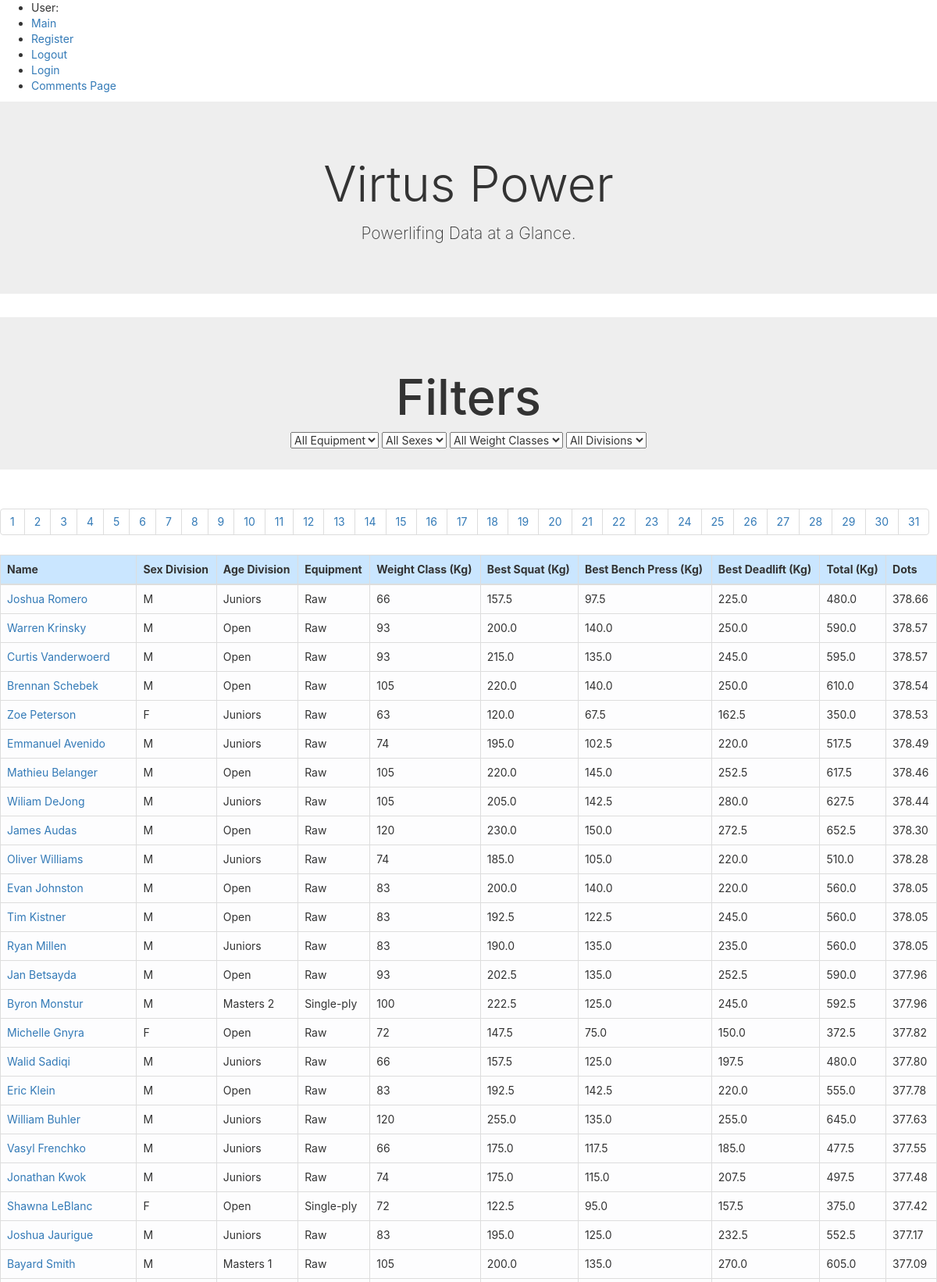
Page /php/public/index.php?page=7 (upper part) on the committed database.
### tables this page shows
CREATE TABLE `bcpa_powerlifting_database` (
  `Name` varchar(25) DEFAULT NULL,
  `Sex` varchar(1) DEFAULT NULL,
  `Event` varchar(3) DEFAULT NULL,
  `Equipment` varchar(10) DEFAULT NULL,
  `Division` varchar(11) DEFAULT NULL,
  `BodyweightKg` decimal(5,2) DEFAULT NULL,
  `WeightClassKg` varchar(4) DEFAULT NULL,
  `Best3SquatKg` decimal(4,1) DEFAULT NULL,
  `Best3BenchKg` decimal(4,1) DEFAULT NULL,
  `Best3DeadliftKg` decimal(4,1) DEFAULT NULL,
  `TotalKg` decimal(4,1) DEFAULT NULL,
  `Place` varchar(2) DEFAULT NULL,
  `Dots` decimal(5,2) DEFAULT NULL,
  `Wilks` decimal(5,2) DEFAULT NULL,
  `Glossbrenner` decimal(5,2) DEFAULT NULL,
  `Goodlift` decimal(5,2) DEFAULT NULL,
  `Tested` varchar(3) DEFAULT NULL,
  `Country` varchar(6) DEFAULT NULL,
  `State` varchar(2) DEFAULT NULL,
  `Federation` varchar(3) DEFAULT NULL,
  `ParentFederation` varchar(3) DEFAULT NULL,
  `Date` datetime DEFAULT NULL,
  `MeetCountry` varchar(6) DEFAULT NULL,
  `MeetState` varchar(2) DEFAULT NULL,
  `MeetTown` varchar(15) DEFAULT NULL,
  `MeetName` varchar(28) DEFAULT NULL,
  `Id` int(11) NOT NULL
);

### php/public/main_functions.php (the view, shortened to what this page needs)
<?php
function start_table()
{
    echo "<table class=\" table table-light table-bordered table-hover\" border=\"1\">\n";
    echo "<thead>
    <th>Name</th>
    <th>Sex Division</th>
    <th>Age Division</th>
    <th>Equipment</th>
    <th>Weight Class (Kg)</th>
    <th>Best Squat (Kg)</th>
    <th>Best Bench Press (Kg)</th>
    <th>Best Deadlift (Kg)</th>
    <th>Total (Kg)</th>
    <th>Dots</th></tr>
    </thead>";
}
function powerlifting_table($name, $seggs, $division, $equipment, $weightclass, $s, $b, $d, $total, $strcoefficient)
{
    echo "<tr";
    echo "><td>$name</td>
			<td>$seggs</td>
			<td>$division</td>
			<td>$equipment</td>
			<td>$weightclass</td>
			<td>$s</td>
            <td>$b</td>
            <td>$d</td>
            <td>$total</td>
            <td>$strcoefficient</td>
		</tr>";
}
function end_table()
{
    echo "</table>";
}

### php/public/index.php (shortened to what this page needs)
<?php
require_once('../private/initialize.php');
include '../private/header.php';
include 'main_functions.php';
?>
<div class="jumbotron jumbotron-fluid text-center">
    <div class="container-fluid">
        <h1 class="display-4">Virtus Power</h1>
        <p class="lead">Powerlifing Data at a Glance.</p>
    </div>
</div>
<?php
$results_per_page = 50;
$orderBy = 'ORDER BY Dots DESC';
$query = "SELECT * FROM bcpa_powerlifting_database WHERE 1 "  . $orderBy . "";
$result = mysqli_query($db, $query);
$number_of_results = mysqli_num_rows($result);
$number_of_pages = ceil($number_of_results / $results_per_page);
if (!isset($_GET['page'])) {
    $page = 1;
} else {
    $page = $_GET['page'];
}
$this_page_first_result = ($page - 1) * $results_per_page;
$query = "SELECT * FROM bcpa_powerlifting_database "  . $orderBy . " LIMIT $this_page_first_result, $results_per_page";
$result = mysqli_query($db, $query);
?>
<div class="jumbotron jumbotron-fluid text-center">
    <h1>Filters</h1>
    <div class=col-lg-12>
        <select name="equipment" id="equipment" class="select-filter">
            <option selected> All Equipment </option>
        </select>
        <select name="seggs" id="seggs" class="select-filter">
            <option selected> All Sexes </option>
        </select>
        <select name="weightclass" id="weightclass" class="select-filter">
            <option selected> All Weight Classes </option>
        </select>
        <select name="division" id="division" class="select-filter">
            <option selected> All Divisions </option>
        </select>
    </div>
</div>
<nav aria-label="Pagination">
    <ul class="pagination" id="pagination-change">
        <?php for ($page = 1; $page <= $number_of_pages; $page++) : ?>
            <li><a href="index.php?page=<?= $page; ?>" class="page-link"><?= $page; ?></a></li>
        <?php endfor; ?>
    </ul>
</nav>
<?php
echo "<div class=main-container container-fluid col-lg-12>";
start_table();
while ($row = mysqli_fetch_array($result)) {
    powerlifting_table("<a href=\"details.php?user_id={$row['Id']}\">$row[0]</a>", $row[1], $row[4], $row[3], $row[6], $row[7], $row[8], $row[9], $row[10], $row[12]);
}
end_table();
echo "</div>";
include 'footer.php';
?>

### css/main.css (style rules this page uses)
h1 { font-size: 30px; }
body, textarea, input { font-family: -apple-system, BlinkMacSystemFont, 'Segoe UI', Roboto, Oxygen, Ubuntu, Cantarell, 'Open Sans', 'Helvetica Neue', sans-serif !important; }
body { margin: 20px; }
.jumbotron { background-color: #cae6ff; }
thead { background-color: #cae6ff; }
a { color: #274472; }

### rows in the picture
bcpa_powerlifting_database: name "Joshua Romero", Sex "M", Division "Juniors", Equipment "Raw", WeightClassKg "66", Best3SquatKg "157.5", Best3BenchKg "97.5", Best3DeadliftKg "225.0", TotalKg "480.0", Dots "378.66"
bcpa_powerlifting_database: name "Warren Krinsky", Sex "M", Division "Open", Equipment "Raw", WeightClassKg "93", Best3SquatKg "200.0", Best3BenchKg "140.0", Best3DeadliftKg "250.0", TotalKg "590.0", Dots "378.57"
bcpa_powerlifting_database: name "Curtis Vanderwoerd", Sex "M", Division "Open", Equipment "Raw", WeightClassKg "93", Best3SquatKg "215.0", Best3BenchKg "135.0", Best3DeadliftKg "245.0", TotalKg "595.0", Dots "378.57"
bcpa_powerlifting_database: name "Brennan Schebek", Sex "M", Division "Open", Equipment "Raw", WeightClassKg "105", Best3SquatKg "220.0", Best3BenchKg "140.0", Best3DeadliftKg "250.0", TotalKg "610.0", Dots "378.54"
bcpa_powerlifting_database: name "Zoe Peterson", Sex "F", Division "Juniors", Equipment "Raw", WeightClassKg "63", Best3SquatKg "120.0", Best3BenchKg "67.5", Best3DeadliftKg "162.5", TotalKg "350.0", Dots "378.53"
bcpa_powerlifting_database: name "Emmanuel Avenido", Sex "M", Division "Juniors", Equipment "Raw", WeightClassKg "74", Best3SquatKg "195.0", Best3BenchKg "102.5", Best3DeadliftKg "220.0", TotalKg "517.5", Dots "378.49"
bcpa_powerlifting_database: name "Mathieu Belanger", Sex "M", Division "Open", Equipment "Raw", WeightClassKg "105", Best3SquatKg "220.0", Best3BenchKg "145.0", Best3DeadliftKg "252.5", TotalKg "617.5", Dots "378.46"
bcpa_powerlifting_database: name "Wiliam DeJong", Sex "M", Division "Juniors", Equipment "Raw", WeightClassKg "105", Best3SquatKg "205.0", Best3BenchKg "142.5", Best3DeadliftKg "280.0", TotalKg "627.5", Dots "378.44"
bcpa_powerlifting_database: name "James Audas", Sex "M", Division "Open", Equipment "Raw", WeightClassKg "120", Best3SquatKg "230.0", Best3BenchKg "150.0", Best3DeadliftKg "272.5", TotalKg "652.5", Dots "378.30"
bcpa_powerlifting_database: name "Oliver Williams", Sex "M", Division "Juniors", Equipment "Raw", WeightClassKg "74", Best3SquatKg "185.0", Best3BenchKg "105.0", Best3DeadliftKg "220.0", TotalKg "510.0", Dots "378.28"
bcpa_powerlifting_database: name "Evan Johnston", Sex "M", Division "Open", Equipment "Raw", WeightClassKg "83", Best3SquatKg "200.0", Best3BenchKg "140.0", Best3DeadliftKg "220.0", TotalKg "560.0", Dots "378.05"
bcpa_powerlifting_database: name "Tim Kistner", Sex "M", Division "Open", Equipment "Raw", WeightClassKg "83", Best3SquatKg "192.5", Best3BenchKg "122.5", Best3DeadliftKg "245.0", TotalKg "560.0", Dots "378.05"
bcpa_powerlifting_database: name "Ryan Millen", Sex "M", Division "Juniors", Equipment "Raw", WeightClassKg "83", Best3SquatKg "190.0", Best3BenchKg "135.0", Best3DeadliftKg "235.0", TotalKg "560.0", Dots "378.05"
bcpa_powerlifting_database: name "Jan Betsayda", Sex "M", Division "Open", Equipment "Raw", WeightClassKg "93", Best3SquatKg "202.5", Best3BenchKg "135.0", Best3DeadliftKg "252.5", TotalKg "590.0", Dots "377.96"
bcpa_powerlifting_database: name "Byron Monstur", Sex "M", Division "Masters 2", Equipment "Single-ply", WeightClassKg "100", Best3SquatKg "222.5", Best3BenchKg "125.0", Best3DeadliftKg "245.0", TotalKg "592.5", Dots "377.96"
bcpa_powerlifting_database: name "Michelle Gnyra", Sex "F", Division "Open", Equipment "Raw", WeightClassKg "72", Best3SquatKg "147.5", Best3BenchKg "75.0", Best3DeadliftKg "150.0", TotalKg "372.5", Dots "377.82"
bcpa_powerlifting_database: name "Walid Sadiqi", Sex "M", Division "Juniors", Equipment "Raw", WeightClassKg "66", Best3SquatKg "157.5", Best3BenchKg "125.0", Best3DeadliftKg "197.5", TotalKg "480.0", Dots "377.80"
bcpa_powerlifting_database: name "Eric Klein", Sex "M", Division "Open", Equipment "Raw", WeightClassKg "83", Best3SquatKg "192.5", Best3BenchKg "142.5", Best3DeadliftKg "220.0", TotalKg "555.0", Dots "377.78"
bcpa_powerlifting_database: name "William Buhler", Sex "M", Division "Juniors", Equipment "Raw", WeightClassKg "120", Best3SquatKg "255.0", Best3BenchKg "135.0", Best3DeadliftKg "255.0", TotalKg "645.0", Dots "377.63"
bcpa_powerlifting_database: name "Vasyl Frenchko", Sex "M", Division "Juniors", Equipment "Raw", WeightClassKg "66", Best3SquatKg "175.0", Best3BenchKg "117.5", Best3DeadliftKg "185.0", TotalKg "477.5", Dots "377.55"
bcpa_powerlifting_database: name "Jonathan Kwok", Sex "M", Division "Juniors", Equipment "Raw", WeightClassKg "74", Best3SquatKg "175.0", Best3BenchKg "115.0", Best3DeadliftKg "207.5", TotalKg "497.5", Dots "377.48"
bcpa_powerlifting_database: name "Shawna LeBlanc", Sex "F", Division "Open", Equipment "Single-ply", WeightClassKg "72", Best3SquatKg "122.5", Best3BenchKg "95.0", Best3DeadliftKg "157.5", TotalKg "375.0", Dots "377.42"
bcpa_powerlifting_database: name "Joshua Jaurigue", Sex "M", Division "Juniors", Equipment "Raw", WeightClassKg "83", Best3SquatKg "195.0", Best3BenchKg "125.0", Best3DeadliftKg "232.5", TotalKg "552.5", Dots "377.17"
bcpa_powerlifting_database: name "Bayard Smith", Sex "M", Division "Masters 1", Equipment "Raw", WeightClassKg "105", Best3SquatKg "200.0", Best3BenchKg "135.0", Best3DeadliftKg "270.0", TotalKg "605.0", Dots "377.09"
